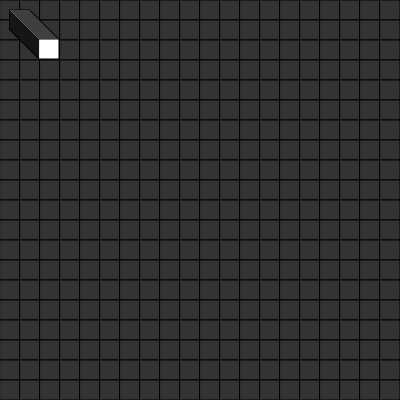
Frame 1 (no input)
Frame 60 (no input): identical to frame 1, image omitted
Frame 120 (the mouse pressed at the canvas centre since frame 60): identical to frame 1, image omitted

The p5.js sketch that drew this single still picture (run headless with seeded random() and noise() and a simulated clock; from frame 60 on, the mouse is pressed at the canvas centre):

// p5.js sketch
// ── sketch.js
const WIDTH = 400
const HEIGHT = 400

const ROWS = 20
const COLS = 20

const MAX_CHARACTERS = 10

function _encoder(data){
  //convert source message to string of bits
  //compute symbol_size & mode message
  //create reed-solomon codeword size
  //bit-stuffing the message into Reed–Solomon codewords
  //Padding the message to a codeword boundary
  //Appending check codewords
  //Arranging the complete message in a spiral around the core
}

function generate_background_pixels(){
  for (var x = 0; x < WIDTH; x += WIDTH / ROWS) {
		for (var y = 0; y < HEIGHT; y += HEIGHT / COLS) {
      stroke(0)
      fill(51)
			rect(x,y,ROWS,COLS)
		}
  }
}

function draw_line(x1,y1,x2,y2) {
  // Bersham Algorithm
  // y = m(x) + c
  fill(255)
  let m = (y2-y1)/(x2-x1)
  let c = ((y1*x2)-(y2*x1))/(x2-x1)
  for(let i = x1; i < x2; i++){
    draw_pixel_at(i, (m*i)+c)
  }
}

function draw_square(x1,x2,y1,y2){

}

function draw_pixel_at(x,y){
  fill(255)
  rect(x,y,ROWS,COLS)
}

function draw_bulleyes() {
  let bullseyes = {width: 13, height: 13}
  let center_point = WIDTH/2
  let move = ROWS
  // first draw square in the center
  draw_pixel_at(center_point,center_point)
  // 1st ring
  //top row
  draw_pixel_at(center_point, center_point-(move*2))
  draw_pixel_at(center_point-(move*2), center_point-(move*2))
  draw_pixel_at(center_point-(move), center_point-(move*2))
}

function setup() {
  createCanvas(WIDTH, HEIGHT)
}

function draw() {
  //set background to white
  background(51)
  // create grid of pixels
  generate_background_pixels()
  //draw_bulleyes()
  draw_line(10,10,40,40)
}
